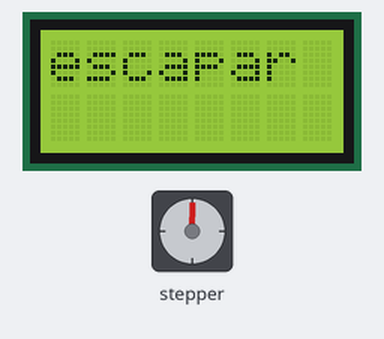
The sketch below on a simulated Arduino Uno, built with avr-gcc and run on an emulated ATmega328P. Parts: stepper motor, 8×2 character LCD. Wiring (inferred from the names in the program): stepper motor (2048 steps per turn assumed): coils pin 8, pin 9, pin 10, pin 11.

Above: at 4.3 s.
At 10.5 s:
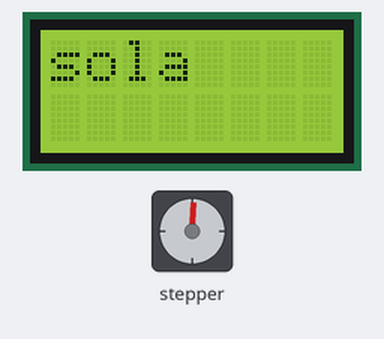
At 16.6 s:
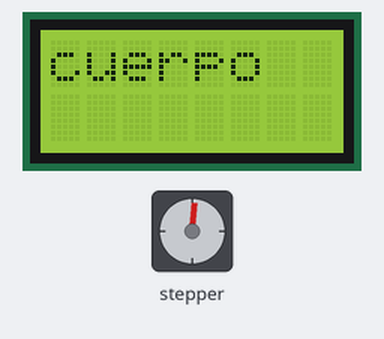
At 35.2 s:
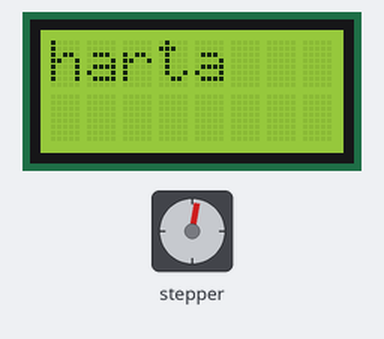
Timing chart, 0 to 40.0 s (numbered marks = the images above):
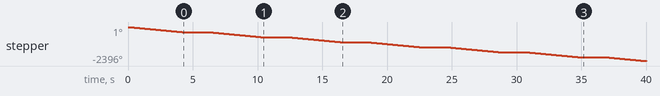

Measured:
- by itself, stepper: turns 358° counter-clockwise in 4.2 s, repeating every 6.2 s

The sketch:

sketch_TP.ino
```cpp
#include <LiquidCrystal_I2C.h>

#define CANTIDAD_PALABRAS 10
LiquidCrystal_I2C lcd(0x27,8,2);

//definicion de pines
const int pinMotor1 = 8;    // 28BYJ48 - In1
const int pinMotor2 = 9;    // 28BYJ48 - In2
const int pinMotor3 = 10;   // 28BYJ48 - In3
const int pinMotor4 = 11;   // 28BYJ48 - In4

//definicion variables
int velocidadMotor = 1000;  // variable para determinar la velocidad
// 800 maxima - minima 1000 o mas
int contadorPasos = 0;      // contador para los pasos
int pasosPorVuelta = 4076;  // pasos para una vuelta completa


//secuencia media fase usar velocidadMotor = 1000
const int cantidadPasos = 8;
const int tablaPasos[8] = { B1000, B1100, B0100, B0110, B0010, B0011, B0001, B1001 };

String palabras[CANTIDAD_PALABRAS] = {"escapar","sola","cuerpo", "cansada", "sentido", "harta","amor", "derecho", "poder", "dormi"};
int posicion = 0;

void setup()
{

  pinMode(pinMotor1, OUTPUT);
  pinMode(pinMotor2, OUTPUT);
  pinMode(pinMotor3, OUTPUT);
  pinMode(pinMotor4, OUTPUT);

  lcd.init();
  lcd.clear();
}

void loop()
{

  lcd.clear();
  lcd.noBacklight();

  for (int i = 0; i < pasosPorVuelta; i++){
    sentidoHorario();
    delayMicroseconds(velocidadMotor);
  }

  mostrarPalabra();
}

void sentidoHorario() {
  contadorPasos++;
  if (contadorPasos >= cantidadPasos) contadorPasos = 0;
  escribirSalidas(contadorPasos);
}


void escribirSalidas(int paso) {
  digitalWrite(pinMotor1, bitRead(tablaPasos[paso], 0));
  digitalWrite(pinMotor2, bitRead(tablaPasos[paso], 1));
  digitalWrite(pinMotor3, bitRead(tablaPasos[paso], 2));
  digitalWrite(pinMotor4, bitRead(tablaPasos[paso], 3));
}

void mostrarPalabra() {

  String palabraRecortada1;
  String palabraRecortada2;
  int maxCaracteresPorRenglon = 8;

  // Obtiene una palabra del array
  if(posicion == CANTIDAD_PALABRAS) posicion = 0;
  String palabra = palabras[posicion];
  posicion++;

  int longitudPalabra = palabra.length();

  // La libreria del display de 16x1 lo maneja como si fuera 8x2
  // por eso tengo que cortar la palabra si tiene más de 8 caracteres
  // y pasarla al "renglón" siguiente
  if(longitudPalabra > maxCaracteresPorRenglon) {
    palabraRecortada1 = palabra.substring(0, 8);
    palabraRecortada2 = palabra.substring(8, longitudPalabra);
  } else {
    palabraRecortada1 = palabra;
  }

  // Limpio y prendo el display
  lcd.clear();
  lcd.backlight();
  // Posiciono el cursor del primer "renglón" e imprimo
  lcd.setCursor(0,0);
  lcd.print(palabraRecortada1);
  // Posiciono el cursor del segundo "renglón" e imprimo
  lcd.setCursor(0,1);
  lcd.print(palabraRecortada2);
  // Espero 2 segundos para poder leer la palabra
  delay(2000);
}
```
